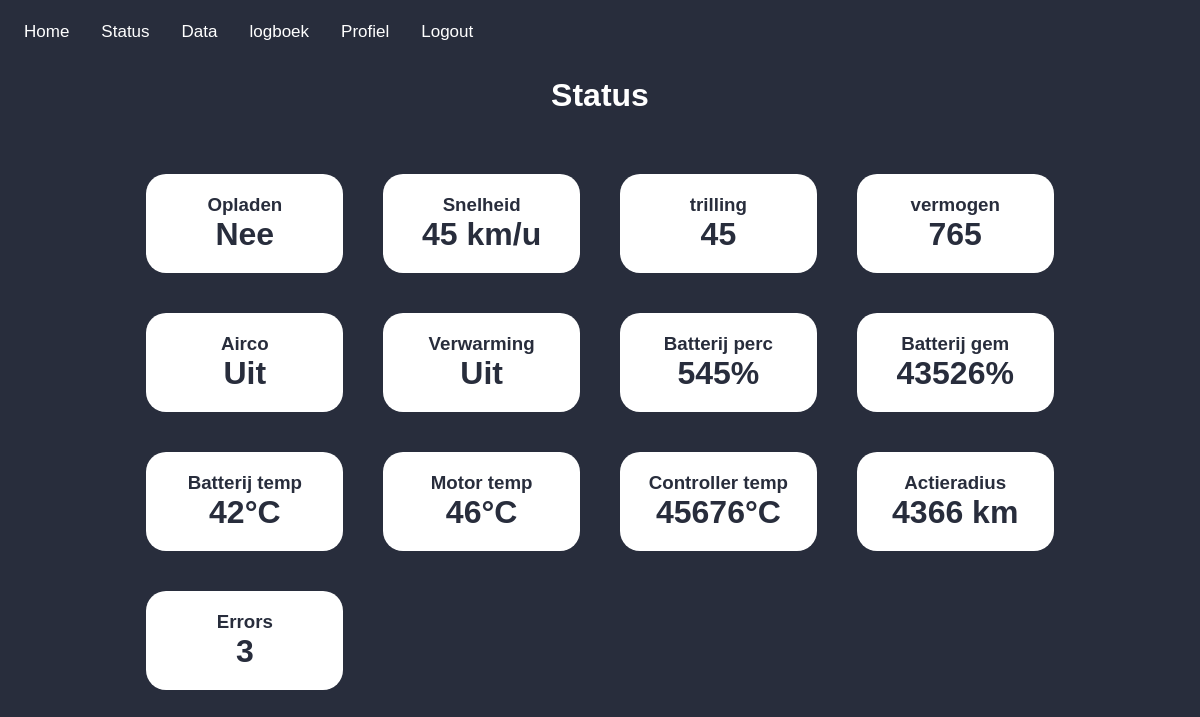
The app's page /home/status (signed in), older data.
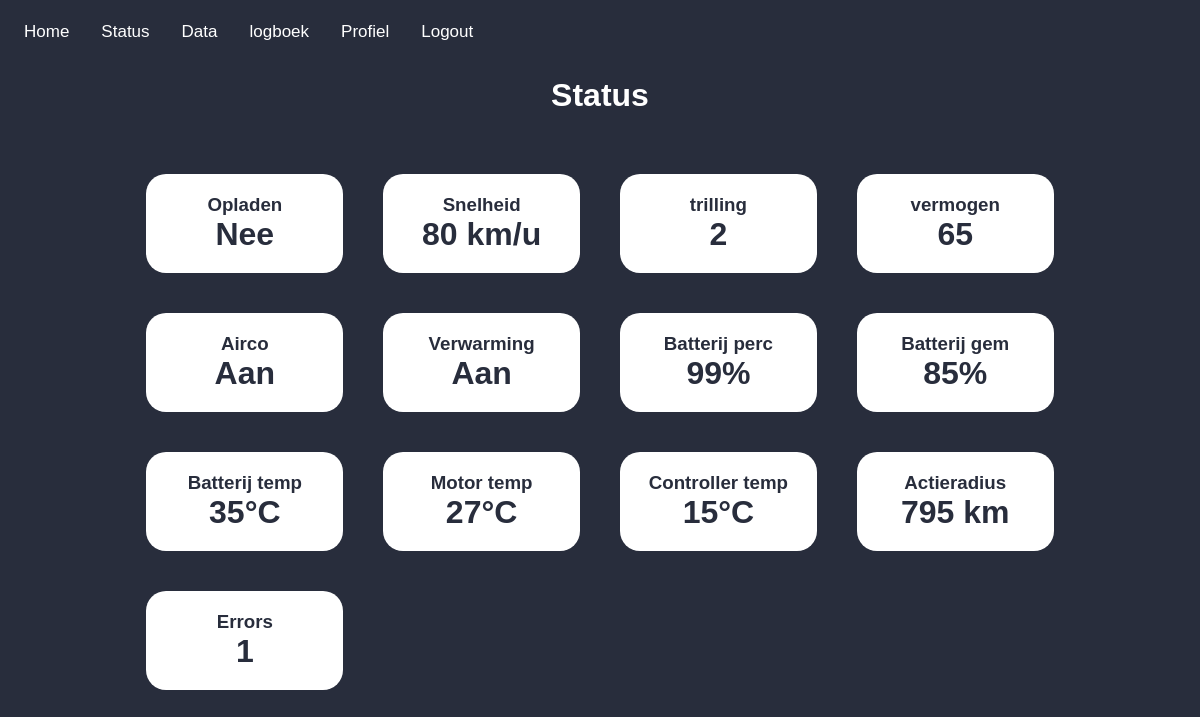
The same page, newer data.
### api/models.py (models this page shows, shortened)
class vehicleStatus(models.Model):
    time = models.DateTimeField(auto_now_add=True)
    vehicle_id = models.CharField(max_length=11)
    laden = models.CharField(max_length=20)
    snelheid = models.CharField(max_length=20)
    trilling = models.CharField(max_length=20)
    vermogen = models.CharField(max_length=20)
    airco = models.CharField(max_length=20)
    verwarming = models.CharField(max_length=20)
    batterij_percentage = models.CharField(max_length=20)
    batterij_gemiddeld = models.CharField(max_length=20)
    accu_spanning = models.CharField(max_length=20)
    batterij_temperatuur = models.CharField(max_length=20)
    motor_temperatuur = models.CharField(max_length=20)
    controller_temperatuur = models.CharField(max_length=20)
    actieradius = models.CharField(max_length=20)
    error = models.CharField(max_length=20)
    class Meta:
        verbose_name_plural = "vehicle statusses"

### frontend/views.py (the view)
# urls.py: path('status', views.statusView, name='Status'),
def statusView(request):
    if not request.user.is_anonymous:
        vehicle_ids = request.user.profile.vehicle_ids
        if vehicle_ids is not None:
            vehicle_ids_sep = split_vehicle_ids(vehicle_ids)
            selected_vehicle_id = get_selected_vehicle_id(request, vehicle_ids_sep)
            vehicle_statusses = vehicleStatus.objects.filter(vehicle_id=selected_vehicle_id).order_by('time').reverse()
            if len(vehicle_statusses) > 0:
                args = {'page':'status.html', 'vehicle_status': vehicle_statusses[0], 'vehicle_id': selected_vehicle_id}
                return render(request, 'default.html', args)
            else:
                args = {'page': 'status.html', 'vehicle_id': vehicle_ids}
                return render(request, 'default.html', args)
    args = {'page': 'status.html',}
    return render(request, 'default.html', args)

### frontend/views.py (called while the page is built)
def split_vehicle_ids(vehicle_ids):
    vehicle_ids_sep = vehicle_ids.replace(" ", "").split(";")
    vehicle_ids_sep = [n for n in vehicle_ids_sep if len(n) > 0]  # Filter spaces
    return vehicle_ids_sep

def get_selected_vehicle_id(request, vehicle_ids_sep):
    selected_vehicle_id = request.GET.get('vehicle_id')
    if selected_vehicle_id is None:
        selected_vehicle_id = vehicle_ids_sep[0]
    return selected_vehicle_id

### templates/default.html (shortened to what this page needs)
{% load static %}
<!DOCTYPE html>
<html lang="en">
<head>
    <link rel="stylesheet" href="{% static 'style/default.css' %}">
    <link rel="stylesheet" href="https://cdnjs.cloudflare.com/ajax/libs/font-awesome/4.7.0/css/font-awesome.min.css">
</head>
<header>
    <div class="topnav">
        <a href="/home">Home</a>
        <div id="navbar">
            {% if user.is_authenticated %}
                <a href="/status">Status</a>
                <a href="/data-analytics">Data</a>
                <a href="/logboek">logboek</a>
                <a href="/profiel">Profiel</a>
                <a href="/logout">Logout</a>
            {% else %}
                <a href="/login">Login</a>
                <a href="/register">Register</a>
            {% endif %}
        </div>
    </div>
</header>
{% include page %}
</html>

### templates/status.html (shortened to what this page needs)
{% load static %}
<head>
    <link rel="stylesheet" href="{% static 'style/status.css' %}">
</head>
<body>
    <h1>Status</h1>
    <br>
    {% if user.is_authenticated %}
        {% if vehicle_id != None %}
            <div class="grid-container">
                <div class="grid-box">
                    <h3>Opladen</h3>
                    {% if vehicle_status.laden == "1" %}
                        <h1>Ja</h1>
                    {% else %}
                        <h1>Nee</h1>
                    {% endif %}
                </div>
                <div class="grid-box">
                    <h3>Snelheid</h3>
                    <h1>{{ vehicle_status.snelheid }} km/u</h1>
                </div>
                <div class="grid-box">
                    <h3>trilling</h3>
                    <h1>{{ vehicle_status.trilling}}</h1>
                </div>
                <div class="grid-box">
                    <h3>vermogen</h3>
                    <h1>{{ vehicle_status.vermogen}}</h1>
                </div>
                <div class="grid-box">
                    <h3>Airco</h3>
                    {% if vehicle_status.airco == "1" %}
                        <h1>Aan</h1>
                    {% else %}
                        <h1>Uit</h1>
                    {% endif %}
                </div>
                <div class="grid-box">
                    <h3>Verwarming</h3>
                    {% if vehicle_status.verwarming == "1" %}
                        <h1>Aan</h1>
                    {% else %}
                        <h1>Uit</h1>
                    {% endif %}
                </div>
                <div class="grid-box">
                    <h3>Batterij perc</h3>
                    <h1>{{ vehicle_status.batterij_percentage}}%</h1>
                </div>
                <div class="grid-box">
                    <h3>Batterij gem</h3>
                    <h1>{{ vehicle_status.batterij_gemiddeld}}%</h1>
                </div>
                <div class="grid-box">
                    <h3>Batterij temp</h3>
                    <h1>{{ vehicle_status.batterij_temperatuur}}°C</h1>
                </div>
                <div class="grid-box">
                    <h3>Motor temp</h3>
                    <h1>{{ vehicle_status.motor_temperatuur}}°C</h1>
                </div>
                <div class="grid-box">
                    <h3>Controller temp</h3>
                    <h1>{{ vehicle_status.controller_temperatuur}}°C</h1>
                </div>
                <div class="grid-box">
                    <h3>Actieradius</h3>
                    <h1>{{ vehicle_status.actieradius }} km</h1>
                </div>
                <div class="grid-box">
                    <h3>Errors</h3>
                    <h1>{{ vehicle_status.error }}</h1>
                </div>
            </div>
        {% else %}
            <p>Er is geen kenteken aan dit account gekoppeld.</p>
        {% endif %}
    {% else %}
        <p>Om de status van uw voertuig(en) te zien moet u eerst <a href="/login">inloggen</a>.</p>
    {% endif %}
</body>

### static/style/default.css (style rules this page uses)
@media only screen and (min-width: 400px) { body { font-family: sans-serif; background: #282D3C; color: white; } }
@media only screen and (min-width: 400px) { body h1 { text-align: center; color: white; } }
@media only screen and (min-width: 400px) { body h2, h3 { color: white; margin-left: 40px; } }
@media only screen and (min-width: 400px) { a { color: white; } }
@media only screen and (min-width: 400px) { .topnav { overflow: hidden; background-color: #282D3C; position: relative; } }
@media only screen and (min-width: 400px) { .topnav a { background: #282D3C; float: left; color: white; padding: 14px 16px; text-decoration: none; font-size: 17px; } }

### static/style/status.css (style rules this page uses)
@media only screen and (min-width: 400px) { .grid-container { display: grid; grid-template-columns: repeat(4, 1fr); grid-template-rows: repeat(1, 1fr); gap: 0px 0px; width: 80%; margin-left: auto; margin-right: auto; } }
@media only screen and (min-width: 400px) { .grid-box { background-color: white; margin: 20px; padding: 20px; border-radius: 20px; text-align: center; } }
@media only screen and (min-width: 400px) { .grid-box h1, h3 { color: #282D3C; margin: 0px; } }

Row changes from the older to the newer data that the page shows:
removed vehicleStatus: snelheid "45", trilling "45", vermogen "765", batterij_percentage "545", batterij_gemiddeld "43526", batterij_temperatuur "42", motor_temperatuur "46", controller_temperatuur "45676", actieradius "4366", error "3"
added vehicleStatus: snelheid "80", trilling "2", vermogen "65", batterij_percentage "99", batterij_gemiddeld "85", batterij_temperatuur "35", motor_temperatuur "27", controller_temperatuur "15", actieradius "795", error "1"
Text that changed along with them:
text no longer shown: "Uit Uit"
text now shown: "Aan Aan"
